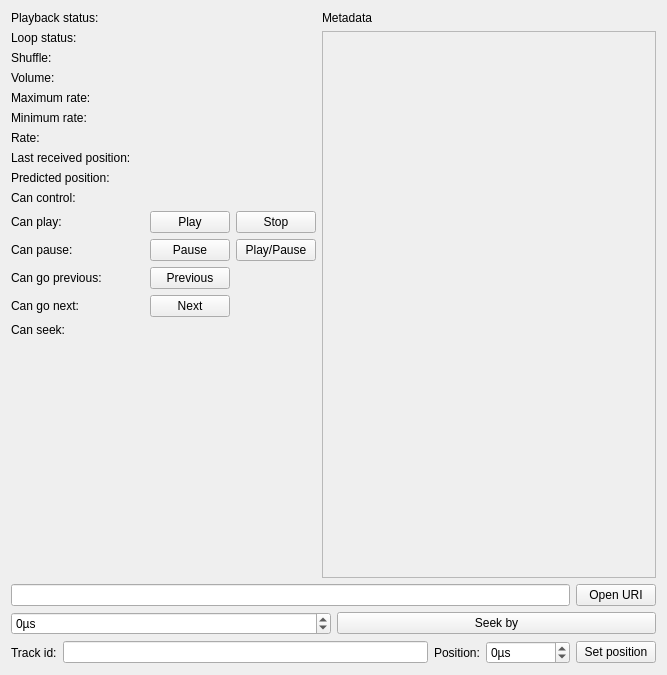
<?xml version="1.0" encoding="UTF-8"?>
<ui version="4.0">
 <class>PlayerTestForm</class>
 <widget class="QWidget" name="PlayerTestForm">
  <property name="geometry">
   <rect>
    <x>0</x>
    <y>0</y>
    <width>667</width>
    <height>675</height>
   </rect>
  </property>
  <property name="windowTitle">
   <string>Form</string>
  </property>
  <layout class="QVBoxLayout" name="verticalLayout_2">
   <item>
    <layout class="QHBoxLayout" name="horizontalLayout">
     <item>
      <layout class="QFormLayout" name="formLayout">
       <property name="fieldGrowthPolicy">
        <enum>QFormLayout::ExpandingFieldsGrow</enum>
       </property>
       <item row="0" column="0">
        <widget class="QLabel" name="label">
         <property name="text">
          <string>Playback status:</string>
         </property>
        </widget>
       </item>
       <item row="0" column="1">
        <widget class="QLabel" name="playbackStatusLbl">
         <property name="enabled">
          <bool>false</bool>
         </property>
         <property name="text">
          <string>&lt;unknown&gt;</string>
         </property>
        </widget>
       </item>
       <item row="1" column="0">
        <widget class="QLabel" name="label_2">
         <property name="text">
          <string>Loop status:</string>
         </property>
        </widget>
       </item>
       <item row="1" column="1">
        <widget class="QLabel" name="loopStatusLbl">
         <property name="enabled">
          <bool>false</bool>
         </property>
         <property name="text">
          <string>&lt;unknown&gt;</string>
         </property>
        </widget>
       </item>
       <item row="2" column="0">
        <widget class="QLabel" name="label_3">
         <property name="text">
          <string>Shuffle:</string>
         </property>
        </widget>
       </item>
       <item row="2" column="1">
        <widget class="QLabel" name="shuffleLbl">
         <property name="enabled">
          <bool>false</bool>
         </property>
         <property name="text">
          <string>&lt;unknown&gt;</string>
         </property>
        </widget>
       </item>
       <item row="3" column="0">
        <widget class="QLabel" name="label_4">
         <property name="text">
          <string>Volume:</string>
         </property>
        </widget>
       </item>
       <item row="3" column="1">
        <widget class="QLabel" name="volumeLbl">
         <property name="enabled">
          <bool>false</bool>
         </property>
         <property name="text">
          <string>&lt;unknown&gt;</string>
         </property>
        </widget>
       </item>
       <item row="4" column="0">
        <widget class="QLabel" name="label_5">
         <property name="text">
          <string>Maximum rate:</string>
         </property>
        </widget>
       </item>
       <item row="4" column="1">
        <widget class="QLabel" name="maxRateLbl">
         <property name="enabled">
          <bool>false</bool>
         </property>
         <property name="text">
          <string>&lt;unknown&gt;</string>
         </property>
        </widget>
       </item>
       <item row="5" column="0">
        <widget class="QLabel" name="label_6">
         <property name="text">
          <string>Minimum rate:</string>
         </property>
        </widget>
       </item>
       <item row="5" column="1">
        <widget class="QLabel" name="minRateLbl">
         <property name="enabled">
          <bool>false</bool>
         </property>
         <property name="text">
          <string>&lt;unknown&gt;</string>
         </property>
        </widget>
       </item>
       <item row="6" column="0">
        <widget class="QLabel" name="label_7">
         <property name="text">
          <string>Rate:</string>
         </property>
        </widget>
       </item>
       <item row="6" column="1">
        <widget class="QLabel" name="rateLbl">
         <property name="enabled">
          <bool>false</bool>
         </property>
         <property name="text">
          <string>&lt;unknown&gt;</string>
         </property>
        </widget>
       </item>
       <item row="7" column="0">
        <widget class="QLabel" name="label_8">
         <property name="text">
          <string>Last received position:</string>
         </property>
        </widget>
       </item>
       <item row="7" column="1">
        <widget class="QLabel" name="lastKnownPosLbl">
         <property name="enabled">
          <bool>false</bool>
         </property>
         <property name="text">
          <string>&lt;unknown&gt;</string>
         </property>
        </widget>
       </item>
       <item row="8" column="0">
        <widget class="QLabel" name="label_9">
         <property name="text">
          <string>Predicted position:</string>
         </property>
        </widget>
       </item>
       <item row="8" column="1">
        <widget class="QLabel" name="estPosLbl">
         <property name="enabled">
          <bool>false</bool>
         </property>
         <property name="text">
          <string>&lt;unknown&gt;</string>
         </property>
        </widget>
       </item>
       <item row="9" column="0">
        <widget class="QLabel" name="label_10">
         <property name="text">
          <string>Can control:</string>
         </property>
        </widget>
       </item>
       <item row="9" column="1">
        <widget class="QLabel" name="canControlLbl">
         <property name="enabled">
          <bool>false</bool>
         </property>
         <property name="text">
          <string>&lt;unknown&gt;</string>
         </property>
        </widget>
       </item>
       <item row="10" column="0">
        <widget class="QLabel" name="label_11">
         <property name="text">
          <string>Can play:</string>
         </property>
        </widget>
       </item>
       <item row="11" column="0">
        <widget class="QLabel" name="label_12">
         <property name="text">
          <string>Can pause:</string>
         </property>
        </widget>
       </item>
       <item row="12" column="0">
        <widget class="QLabel" name="label_13">
         <property name="text">
          <string>Can go previous:</string>
         </property>
        </widget>
       </item>
       <item row="13" column="0">
        <widget class="QLabel" name="label_14">
         <property name="text">
          <string>Can go next:</string>
         </property>
        </widget>
       </item>
       <item row="13" column="1">
        <layout class="QHBoxLayout" name="horizontalLayout_2">
         <item>
          <widget class="QLabel" name="canGoNextLbl">
           <property name="enabled">
            <bool>false</bool>
           </property>
           <property name="text">
            <string>&lt;unknown&gt;</string>
           </property>
          </widget>
         </item>
         <item>
          <widget class="QPushButton" name="nextBtn">
           <property name="text">
            <string>Next</string>
           </property>
          </widget>
         </item>
        </layout>
       </item>
       <item row="14" column="0">
        <widget class="QLabel" name="label_15">
         <property name="text">
          <string>Can seek:</string>
         </property>
        </widget>
       </item>
       <item row="14" column="1">
        <widget class="QLabel" name="canSeekLbl">
         <property name="enabled">
          <bool>false</bool>
         </property>
         <property name="text">
          <string>&lt;unknown&gt;</string>
         </property>
        </widget>
       </item>
       <item row="12" column="1">
        <layout class="QHBoxLayout" name="horizontalLayout_3">
         <item>
          <widget class="QLabel" name="canGoPrevLbl">
           <property name="enabled">
            <bool>false</bool>
           </property>
           <property name="text">
            <string>&lt;unknown&gt;</string>
           </property>
          </widget>
         </item>
         <item>
          <widget class="QPushButton" name="prevBtn">
           <property name="text">
            <string>Previous</string>
           </property>
          </widget>
         </item>
        </layout>
       </item>
       <item row="10" column="1">
        <layout class="QHBoxLayout" name="horizontalLayout_4">
         <item>
          <widget class="QLabel" name="canPlayLbl">
           <property name="enabled">
            <bool>false</bool>
           </property>
           <property name="text">
            <string>&lt;unknown&gt;</string>
           </property>
          </widget>
         </item>
         <item>
          <widget class="QPushButton" name="playBtn">
           <property name="text">
            <string>Play</string>
           </property>
          </widget>
         </item>
         <item>
          <widget class="QPushButton" name="stopBtn">
           <property name="text">
            <string>Stop</string>
           </property>
          </widget>
         </item>
        </layout>
       </item>
       <item row="11" column="1">
        <layout class="QHBoxLayout" name="horizontalLayout_5">
         <item>
          <widget class="QLabel" name="canPauseLbl">
           <property name="enabled">
            <bool>false</bool>
           </property>
           <property name="text">
            <string>&lt;unknown&gt;</string>
           </property>
          </widget>
         </item>
         <item>
          <widget class="QPushButton" name="pauseBtn">
           <property name="text">
            <string>Pause</string>
           </property>
          </widget>
         </item>
         <item>
          <widget class="QPushButton" name="playPauseBtn">
           <property name="text">
            <string>Play/Pause</string>
           </property>
          </widget>
         </item>
        </layout>
       </item>
      </layout>
     </item>
     <item>
      <layout class="QVBoxLayout" name="verticalLayout">
       <item>
        <widget class="QLabel" name="label_16">
         <property name="text">
          <string>Metadata</string>
         </property>
        </widget>
       </item>
       <item>
        <widget class="QTableView" name="metadataTableView">
         <property name="enabled">
          <bool>false</bool>
         </property>
        </widget>
       </item>
      </layout>
     </item>
    </layout>
   </item>
   <item>
    <layout class="QHBoxLayout" name="horizontalLayout_6">
     <item>
      <widget class="QLineEdit" name="openUriEdit"/>
     </item>
     <item>
      <widget class="QPushButton" name="openUriBtn">
       <property name="text">
        <string>Open URI</string>
       </property>
      </widget>
     </item>
    </layout>
   </item>
   <item>
    <layout class="QHBoxLayout" name="horizontalLayout_7">
     <item>
      <widget class="QSpinBox" name="seekSpinBox">
       <property name="suffix">
        <string>µs</string>
       </property>
       <property name="minimum">
        <number>-999999999</number>
       </property>
       <property name="maximum">
        <number>999999999</number>
       </property>
       <property name="singleStep">
        <number>1000000</number>
       </property>
      </widget>
     </item>
     <item>
      <widget class="QPushButton" name="seekBtn">
       <property name="text">
        <string>Seek by</string>
       </property>
      </widget>
     </item>
    </layout>
   </item>
   <item>
    <layout class="QHBoxLayout" name="horizontalLayout_8">
     <item>
      <widget class="QLabel" name="label_32">
       <property name="text">
        <string>Track id:</string>
       </property>
      </widget>
     </item>
     <item>
      <widget class="QLineEdit" name="setPosTrackIdEdit"/>
     </item>
     <item>
      <widget class="QLabel" name="label_33">
       <property name="text">
        <string>Position:</string>
       </property>
      </widget>
     </item>
     <item>
      <widget class="QSpinBox" name="setPosSpinBox">
       <property name="suffix">
        <string>µs</string>
       </property>
       <property name="minimum">
        <number>-999999999</number>
       </property>
       <property name="maximum">
        <number>999999999</number>
       </property>
       <property name="singleStep">
        <number>1000000</number>
       </property>
      </widget>
     </item>
     <item>
      <widget class="QPushButton" name="setPosBtn">
       <property name="text">
        <string>Set position</string>
       </property>
      </widget>
     </item>
    </layout>
   </item>
  </layout>
 </widget>
 <resources/>
 <connections/>
</ui>
